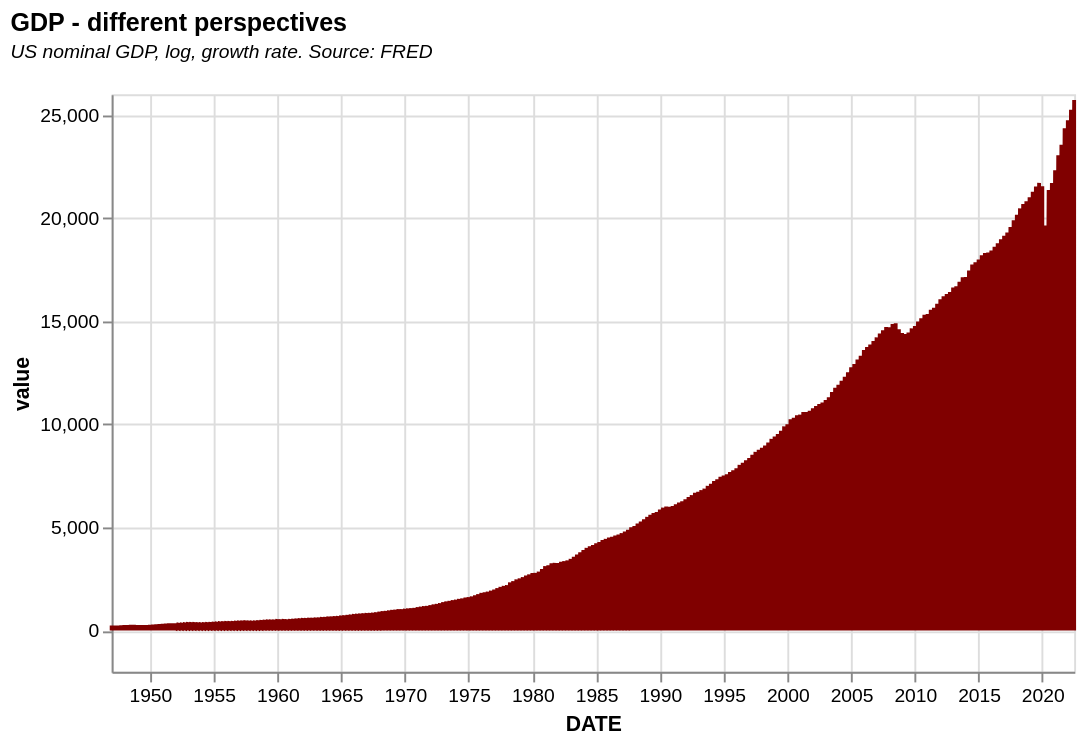

This figure's Vega-Lite source:
### Vega-Lite specification from a JSON file in a GitHub repository (floating-point values rounded to 4 significant figures; data arrays with more than 128 entries replaced by an {"elided": "..."} marker saying what was removed)
{"$schema": "https://vega.github.io/schema/vega-lite/v5.json", "title": {"text": "GDP - different perspectives", "subtitle": ["US nominal GDP, log, growth rate. Source: FRED", ""], "subtitleFontStyle": "italic", "subtitleFontSize": 10, "anchor": "start", "color": "black"}, "description": "CPI contribution", "data": {"values": {"elided": "303 records"}, "format": {"parse": {"DATE": "date"}}}, "height": 300, "width": 500, "mark": {"type": "line", "color": "rgb(128,0,0)"}, "transform": [{"fold": ["GDP", "lnGDP", "gGDP", "gGDP_5y"], "as": ["measure", "value"]}], "encoding": {"x": {"field": "DATE", "type": "temporal"}, "y": {"field": "value", "type": "quantitative"}}}
